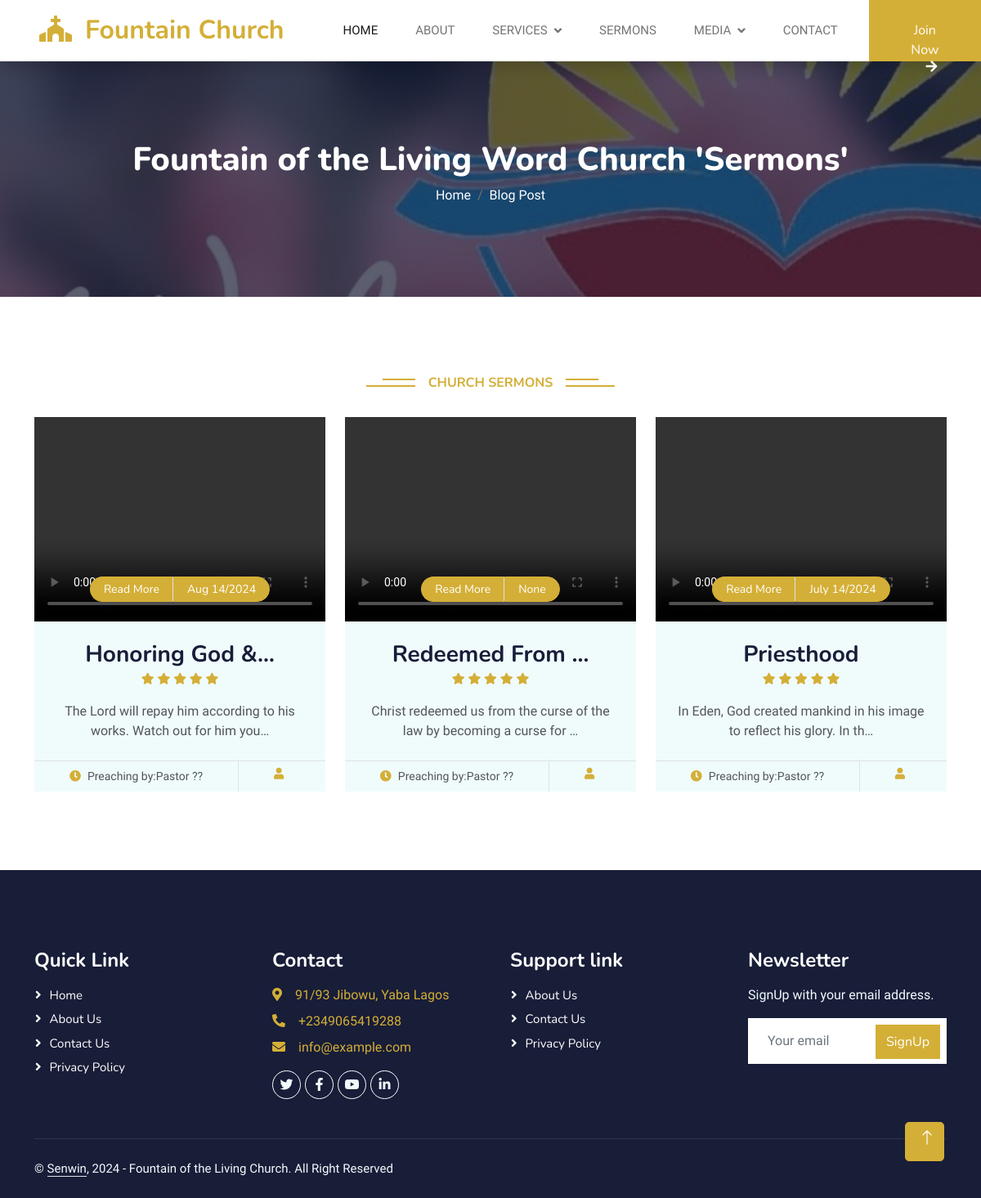
The app's page /sermons/ with its own data.
### fountain/models.py (models this page shows, shortened)
class ChurchSermons(models.Model):
    sermons_title = models.CharField(max_length=255, blank=True, null=True)
    Sermons_time = models.CharField(max_length=255, blank=True, null=True)
    sermons_description = models.TextField()
    sermons_preach_by = models.CharField(max_length=100, blank=True, null=True)
    sermons_slug = models.SlugField (max_length=255,blank=True, null=True)
    sermons_video = models.FileField(upload_to='videos/')
    sermons_youtube_video_link = models.TextField()
    sermons_publish_date = models.DateTimeField (auto_now_add= True)
    sermons_author = models.ForeignKey(User, on_delete=models.CASCADE)
    class Meta:
        ordering =['-sermons_publish_date']

### fountain/views.py (the view)
# urls.py: path('sermons/', SermonsView.as_view(), name="sermons"),
class SermonsView(ListView):
    model = ChurchSermons
    template_name = 'fountainchurch/sermons.html'

### templates/fountainchurch/sermons.html (shortened to what this page needs)
{% extends "base.html" %}
{% load static %}
{% block content%}
    <div class="container-fluid bg-primary py-5 mb-5 page-header">
        <div class="container py-5">
            <div class="row justify-content-center">
                <div class="col-lg-10 text-center">
                    <h6 class="display-6 text-white animated slideInDown">Fountain of the Living Word Church 'Sermons' </h6>
                    <nav aria-label="breadcrumb">
                        <ol class="breadcrumb justify-content-center">
                            <li class="breadcrumb-item"><a class="text-white" href="{% url 'home' %}">Home</a></li>
                            <li class="breadcrumb-item"><a class="text-white" href="{% url 'blog' %}">Blog Post</a></li>
                        </ol>
                    </nav>
                </div>
            </div>
        </div>
    </div>
    <div class="container-xxl py-5">
        <div class="container">
            <div class="text-center wow fadeInUp" data-wow-delay="0.1s">
                <h6 class="section-title bg-white text-center text-primary px-3">Church Sermons</h6>
            </div><br>
            <div class="row g-4 justify-content-center">
                {% for post in object_list %}
                <div class="col-lg-4 col-md-6 wow fadeInUp" data-wow-delay="0.1s">
                    <div class="course-item bg-light">
                        <div class="position-relative overflow-hidden">
                            <video autoplay muted playsinline loop width="100%" height="40%" style="height: 250px; width: 100%; object-fit: cover;"  controls>
                                <source src="{{ post.sermons_video.url }}" type="video/mp4">
                            </video>
                            <div class="w-100 d-flex justify-content-center position-absolute bottom-0 start-0 mb-4">
                                <a href="{% url 'events_article_detail' post.pk %}" class="flex-shrink-0 btn btn-sm btn-primary px-3 border-end" style="border-radius: 30px 0 0 30px;">Read More</a>
                                <a href="#" class="flex-shrink-0 btn btn-sm btn-primary px-3" style="border-radius: 0 30px 30px 0;">{{ post.Sermons_time }}</a>
                            </div>
                        </div>
                        <div class="text-center p-4 pb-0">
                             <h3 class="mb-0">{{ post.sermons_title|truncatechars:15}}</h3>
                            <div class="mb-3">
                                <small class="fa fa-star text-primary"></small>
                                <small class="fa fa-star text-primary"></small>
                                <small class="fa fa-star text-primary"></small>
                                <small class="fa fa-star text-primary"></small>
                                <small class="fa fa-star text-primary"></small>
                            </div>
                            <p class="mb-4">{{ post.sermons_description|truncatechars:70 }}</p>
                        </div>
                        <div class="d-flex border-top">
                            <small class="flex-fill text-center border-end py-2"><i class="fa fa-clock text-primary me-2"></i>Preaching by:{{ post.sermons_preach_by }}</small>
                            <small class="flex-fill text-center py-2"><i class="fa fa-user text-primary me-2"></i>{{ post.Events_date_event }}</small>
                        </div>
                    </div>
                </div>
                {% endfor %}
            </div>
        </div>
    </div>
{% endblock %}

### static/css/style.css (style rules this page uses)
.btn { font-family: 'Nunito', sans-serif; font-weight: 600; transition: .5s; }
.btn.btn-primary, .btn.btn-secondary { color: #FFFFFF; }
.page-header { background: linear-gradient(rgba(24, 29, 56, .7), rgba(24, 29, 56, .7)), url(../img/carousel-1.jpg); background-position: center center; background-repeat: no-repeat; background-size: cover; }
.breadcrumb-item + .breadcrumb-item::before { color: var(--light); }
.section-title { position: relative; display: inline-block; text-transform: uppercase; }
.section-title::before { position: absolute; content: ""; width: calc(100% + 80px); height: 2px; top: 4px; left: -40px; background: var(--primary); z-index: -1; }
.section-title::after { position: absolute; content: ""; width: calc(100% + 120px); height: 2px; bottom: 5px; left: -60px; background: var(--primary); z-index: -1; }

### records on screen
ChurchSermons: Sermons_time "Aug 14/2024", sermons_title "Honoring God &…", sermons_description "The Lord will repay him according to his works. Watch out for him you…", sermons_preach_by "Pastor ??"
ChurchSermons: Sermons_time "None", sermons_title "Redeemed From …", sermons_description "Christ redeemed us from the curse of the law by becoming a curse for …", sermons_preach_by "Pastor ??"
ChurchSermons: Sermons_time "July 14/2024", sermons_title "Priesthood", sermons_description "In Eden, God created mankind in his image to reflect his glory. In th…", sermons_preach_by "Pastor ??"
